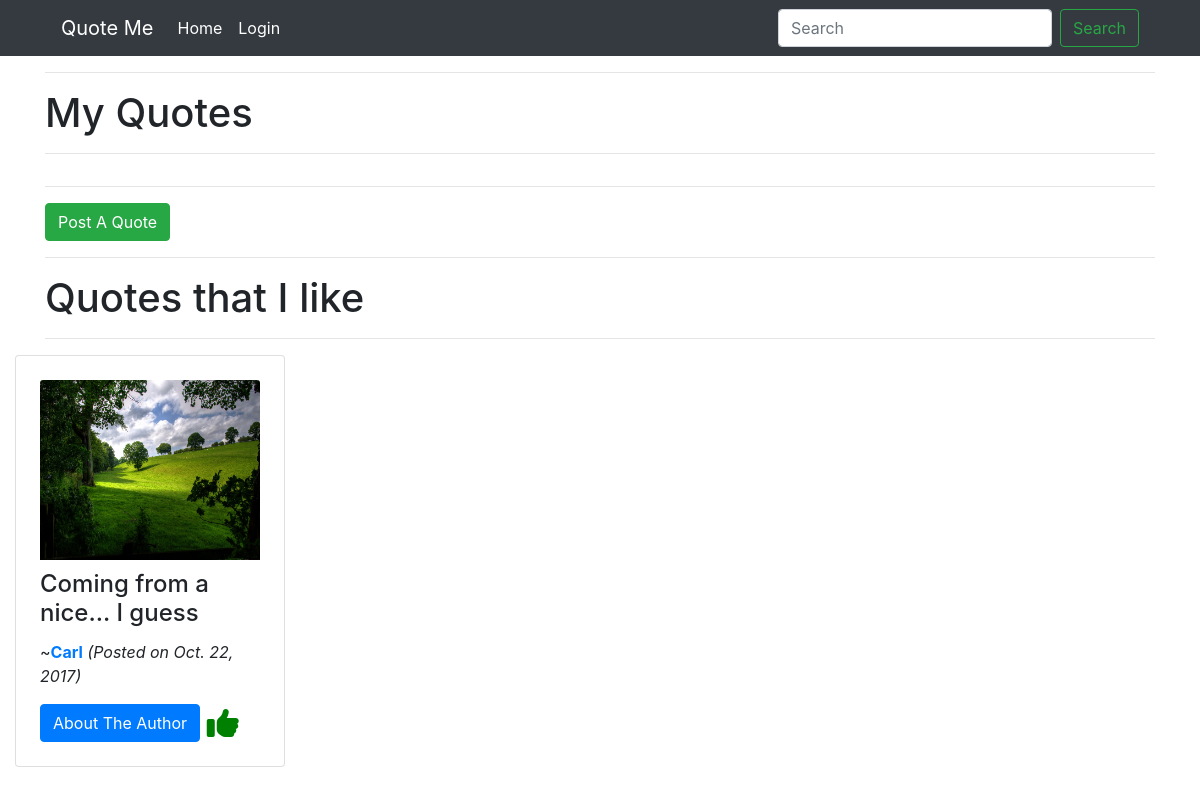
The app's page /dashboard/user, older data.
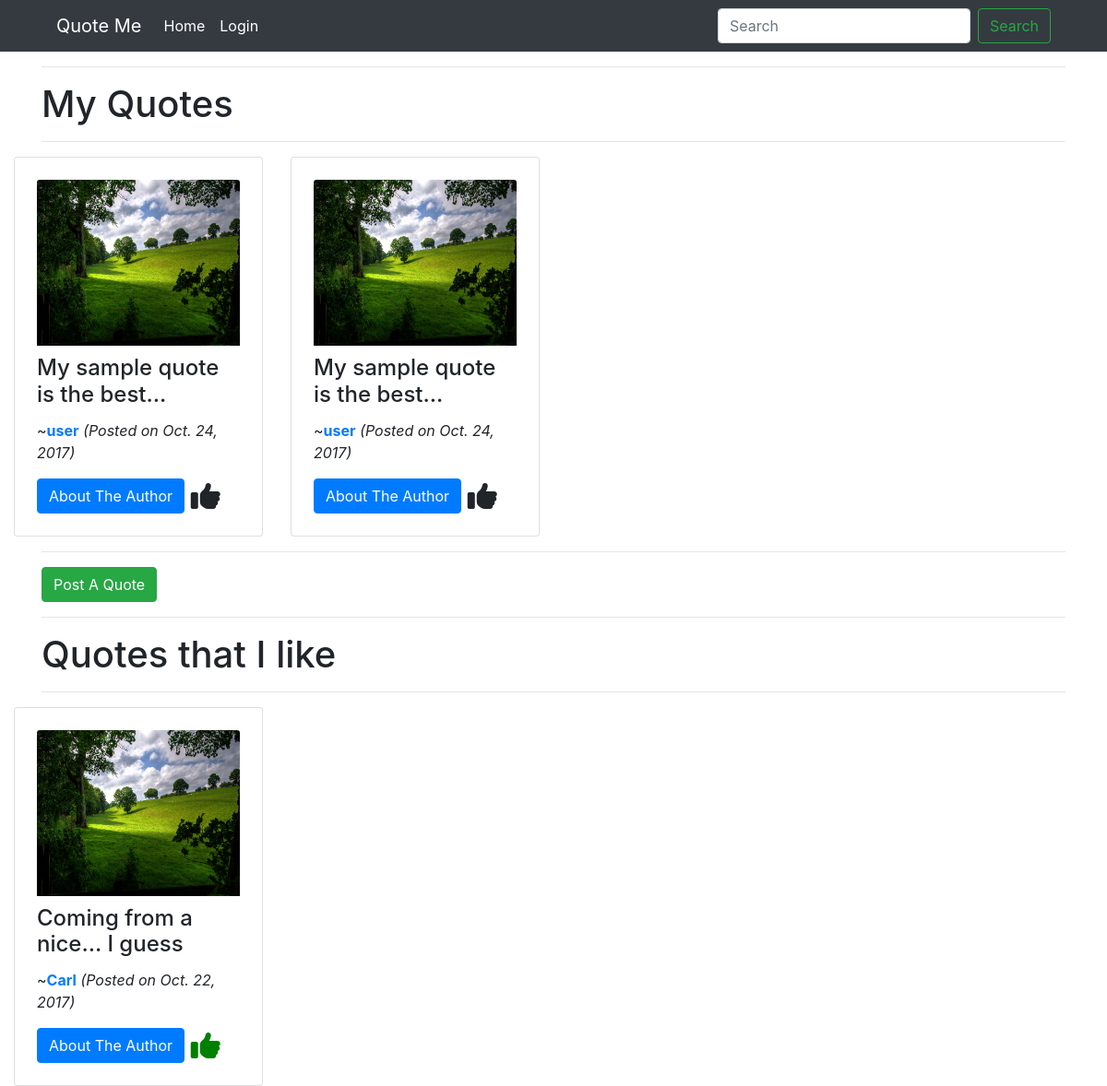
The same page, newer data.
### quotes/models.py (models this page shows, shortened)
class Quote(models.Model):
    id = models.AutoField(primary_key=True)
    text = models.TextField()
    author = models.CharField(max_length=100)
    date = models.DateField()

### quotes/views.py (the view)
# urls.py: url(r'^dashboard/(?P<username>[a-zA-Z%20]+)$', quotesviews.dashboard, name='dashboard'),
def dashboard(request, username):
    user = username_to_user(username)
    my_quotes = Quote.objects.all().filter(author=user.username)
    liked_quotes = Like.objects.all().filter(user=user)
    liked_quote_ids = [x.quote_id for x in liked_quotes]
    liked_quotes = [x for x in Quote.objects.all() if x.id in liked_quote_ids]
    data = {'liked_quotes': liked_quotes, 'liked_quote_ids': liked_quote_ids,
            'my_quotes': my_quotes}
    return render(request, 'quotes/dashboard.html', data)

### quotes/views.py (called while the page is built)
def username_to_user(username):
    return User.objects.get(username=username)

### quotes/templates/quotes/dashboard.html
{% extends 'quotes/header.html' %}
{% block content %}
<div class="container-fluid">
  <div class="container">
    <hr />
    <h1>My Quotes</h1>
    <hr />
  </div>
  <div class="row">
    {% for quote in my_quotes %}
      <div class="col-xl-3 col-lg-4 col-md-4 col-sm-6 col-xs-12">
        {% include 'quotes/includes/quote.html' %}
      </div>
    {% endfor %}
  </div>
  <div class="container">
    <hr />
    <a href="/dashboard/{{ user.username }}/add" style="color: white;" class="btn btn-success">Post A Quote</a>
    <hr />
    <h1>Quotes that I like</h1>
    <hr />
  </div>
  <div class="row">
    {% for quote in liked_quotes %}
      <div class="col-xl-3 col-lg-4 col-md-4 col-sm-6 col-xs-12">
        {% include 'quotes/includes/quote.html' %}
      </div>
    {% endfor %}
  </div>
</div>
{% endblock %}

### quotes/templates/quotes/includes/quote.html (shortened to what this page needs)
{% load static %}
<div class="card p-4">
  <img class="card-img-top" src="{% static 'images/landscape.jpg' %}" width="320px" height="180px" alt="Card image cap">
  <div class="card-block">
    <h4 class="card-title" style="margin-top: 10px;">{{ quote.text }}</h4>
    <p class="card-text">~<strong class="quote-author"><a href="/dashboard/{{ quote.author }}">{{ quote.author }}</a></strong> <em>(Posted on {{ quote.date }})</em></p>
    <div class="row">
      <div class="col-lg-8 col-md-12">
        <button onclick='getAuthorDetails(this)' class="btn btn-primary">About The Author</button>
      </div>
      <div class="col-lg-4 col-md-4">
        {% if quote.id in liked_quote_ids %}
          <i class="like-btn fa fa-thumbs-up center-vertical btn-like-quote" style="font-size: 200%;" aria-hidden="true"></i>
        {% else %}
          <i class="like-btn fa fa-thumbs-up center-vertical" style="font-size: 200%;" aria-hidden="true"></i>
        {% endif %}
      </div>
    </div>
  </div>
</div>

Row changes from the older to the newer data that the page shows:
added Quote: text "My sample quote is the best...", author "user", date "Oct. 24, 2017", shown under "My Quotes"
added Quote: text "My sample quote is the best...", author "user", date "Oct. 24, 2017", shown under "My Quotes"
